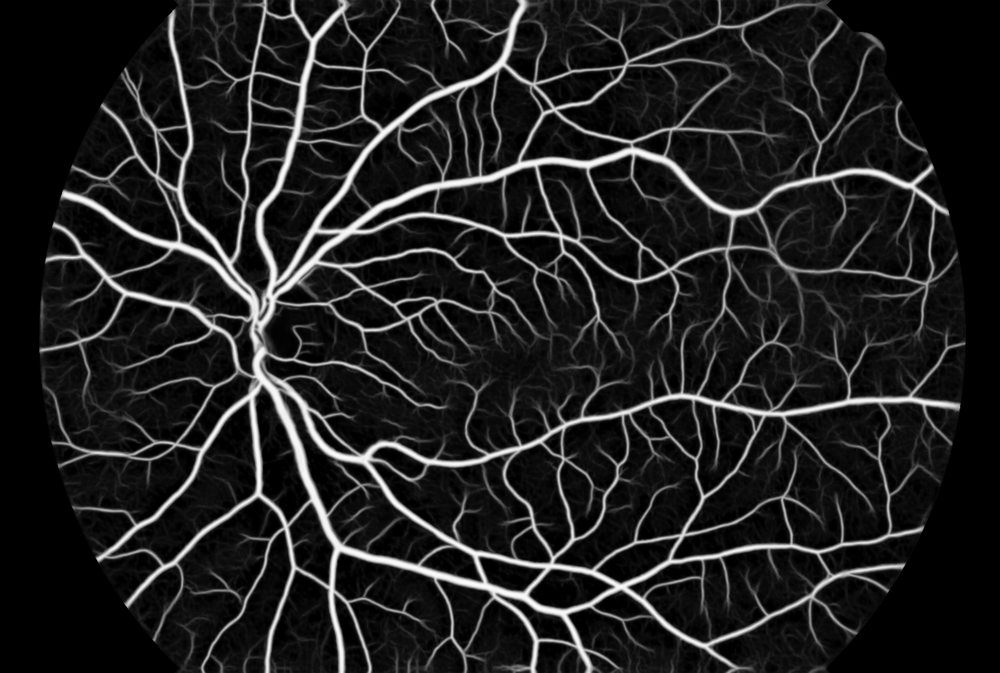
#> input picture libs/a01.png, 1000 x 673 px, shrunk from 1760 x 1184 before the run, given as the content of the folder ../data/MITO/train/images, which was not available
$ python get_wavelet.py
#> lines starting #> are read from the running program, lines starting #| are printed output that depends on the picture; pictures that were not available may be replaced by others from this repository, and a replacement may not be noted
import numpy as np
from PIL import Image
import matplotlib.pyplot as plt
import pywt
import argparse
import os
import cv2

if __name__ == '__main__':

    parser = argparse.ArgumentParser()
    parser.add_argument('--image_path', default='../data/MITO/train/images')
    # parser.add_argument('--wavelet_path', default='../wavelet/CHASE_DB1')
    parser.add_argument('--L_path', default='../wavelet/MITO/L')
    parser.add_argument('--H_path', default='../wavelet/MITO/H')
    parser.add_argument('--Con_path', default='../wavelet/MITO/Con')
    parser.add_argument('--wavelet_type', default='dmey', help='haar, db2, bior1.5, bior2.4, coif1, dmey')
    parser.add_argument('--LL_ratio', default=0.2, type=float)
    parser.add_argument('--if_RGB', default=False)
    args = parser.parse_args()


    if not os.path.exists(args.L_path):
        os.makedirs(args.L_path)
    if not os.path.exists(args.H_path):
        os.makedirs(args.H_path)
    if not os.path.exists(args.Con_path):
        os.makedirs(args.Con_path)

    for i in os.listdir(args.image_path):
        image_path = os.path.join(args.image_path, i)
        # wavelet_path = os.path.join(args.wavelet_path, i)
        L_path = os.path.join(args.L_path, i)
        H_path = os.path.join(args.H_path, i)
        Con_path = os.path.join(args.Con_path, i)


        # image = Image.open(image_path)
        img_u8 = cv2.imread(image_path)
#> img_u8 is the input picture: shape (673, 1000, 3); min 0, max 251, mean 31.9
        image = cv2.cvtColor(img_u8, cv2.COLOR_BGR2GRAY).astype(np.float32)

        # image = Image.open(image_path)
        # image = np.array(image)
        # print(image.shape)  ## (960, 999, 3)

        LL, (LH, HL, HH) = pywt.dwt2(image, args.wavelet_type)
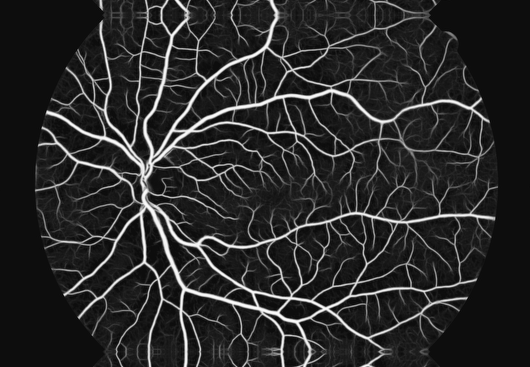
#> LL: shape (367, 530) float32; min -28.38, max 505.7, mean 58.7; drawn with min black and max white
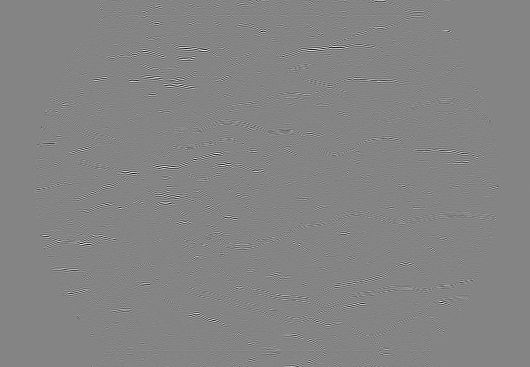
#> LH: shape (367, 530) float32; min -45.8, max 42.38, mean 0; drawn with min black and max white
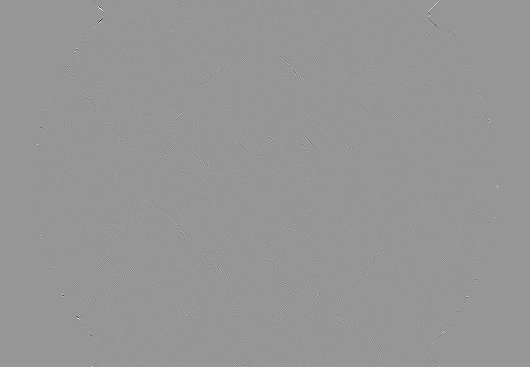
#> HH: shape (367, 530) float32; min -39.16, max 27.09, mean 0; drawn with min black and max white

        LL = (LL - LL.min()) / (LL.max() - LL.min()) * 255

        # LL = Image.fromarray(LL.astype(np.uint8))
        # LL.save(L_path)

        LH = (LH - LH.min()) / (LH.max() - LH.min()) * 255
        HL = (HL - HL.min()) / (HL.max() - HL.min()) * 255
        HH = (HH - HH.min()) / (HH.max() - HH.min()) * 255

        AH = np.concatenate([LL, LH], axis=1)
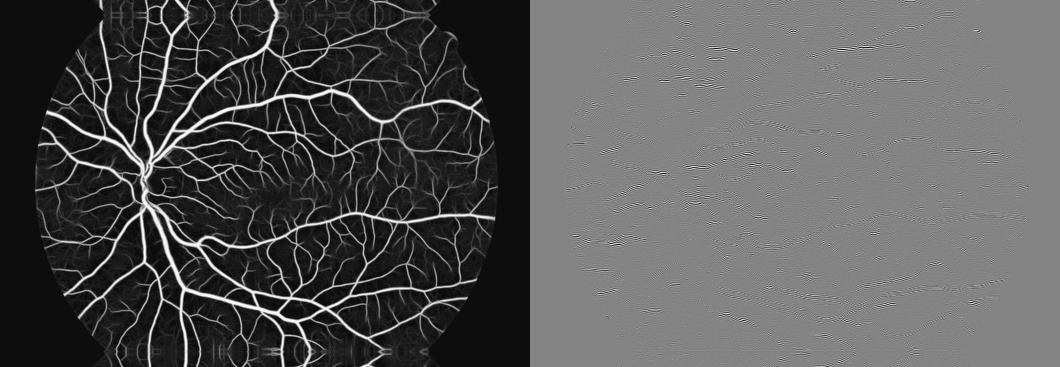
#> AH: shape (367, 1060) float32; min 0, max 255, mean 87.1
        VD = np.concatenate([HL, HH], axis=1)
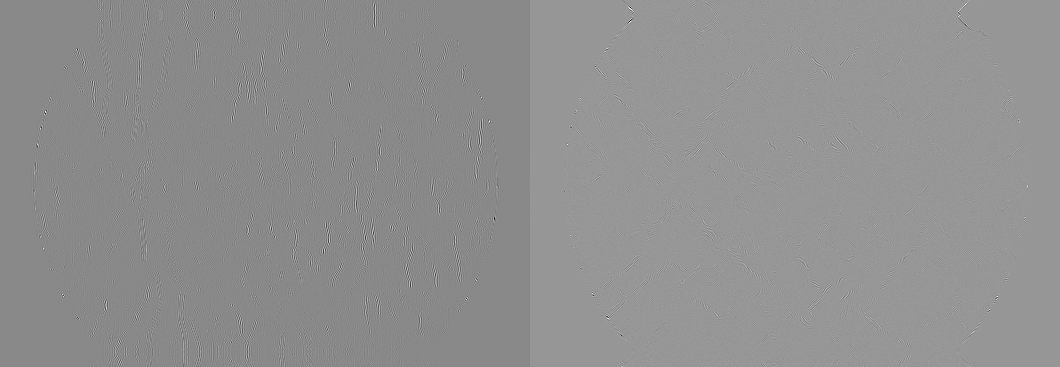
#> VD: shape (367, 1060) float32; min 0, max 255, mean 144
        img = np.concatenate([AH, VD], axis=0)
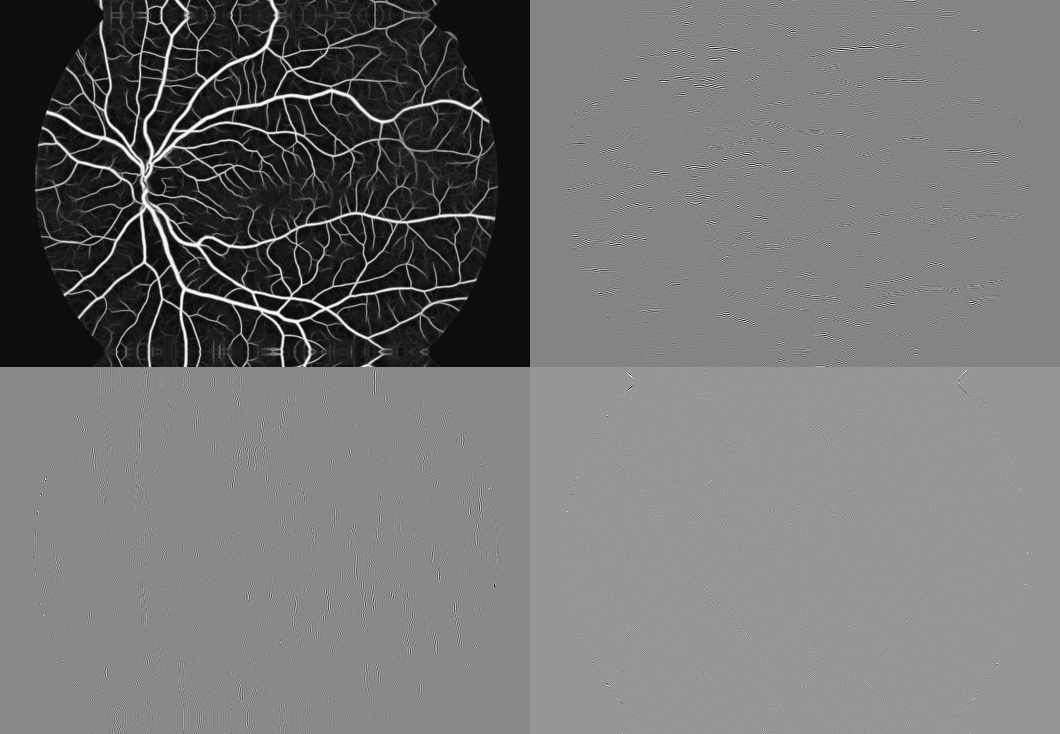
#> img: shape (734, 1060) float32; min 0, max 255, mean 115.5

        # plt.figure(figsize=(999,960),dpi=100)
        plt.gca().xaxis.set_major_locator(plt.NullLocator())
        plt.gca().yaxis.set_major_locator(plt.NullLocator())
        plt.subplots_adjust(top = 1, bottom = 0, right = 1, left = 0, hspace = 0, wspace = 0)
        plt.margins(0,0)

        plt.imshow(img, cmap='gray')
        plt.axis('off')
        plt.savefig(Con_path,bbox_inches='tight', pad_inches = 0)
        plt.close()


        # [5 lines of commented-out code are left out]

        merge1 = HH + HL + LH
        merge1 = (merge1-merge1.min()) / (merge1.max()-merge1.min()) * 255

        # plt.figure(figsize=(size,size),dpi=100)
        plt.gca().xaxis.set_major_locator(plt.NullLocator())
        plt.gca().yaxis.set_major_locator(plt.NullLocator())
        plt.subplots_adjust(top = 1, bottom = 0, right = 1, left = 0, hspace = 0, wspace = 0)
        plt.margins(0,0)

        plt.imshow(merge1, cmap='gray')
        plt.axis('off')
        plt.savefig(H_path,bbox_inches='tight', pad_inches = 0)
        plt.close()

        # [12 lines of commented-out code are left out]

$ run again, on libs/base.png
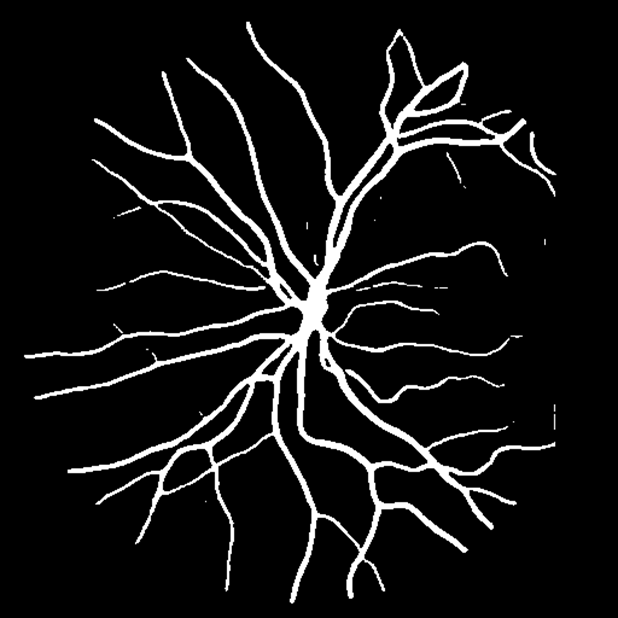
#> input picture libs/base.png, 618 x 618 px, given as the content of the folder ../data/MITO/train/images, which was not available
#> img_u8 is the input picture: shape (618, 618, 3); min 0, max 255, mean 20
#> `VD = np.concatenate([HL, HH], axis=1)`:
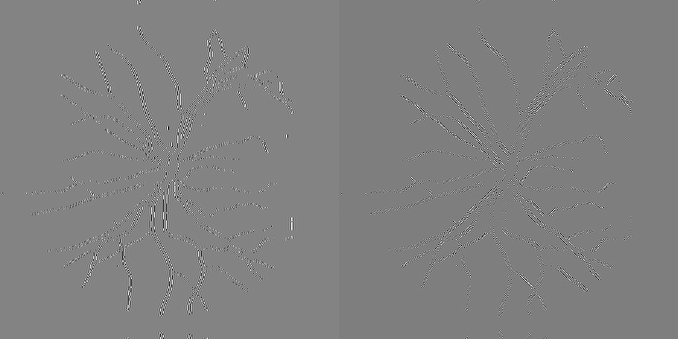
#> VD: shape (339, 678) float32; min 0, max 255, mean 129.2
#> `merge1 = HH + HL + LH`:
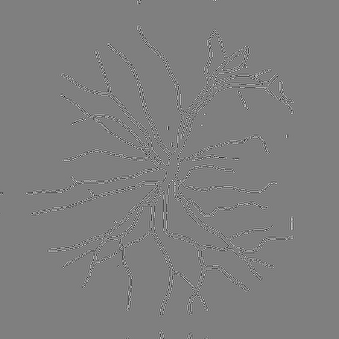
#> merge1: shape (339, 339) float32; min 200.4, max 595.8, mean 397.9; drawn with min black and max white
